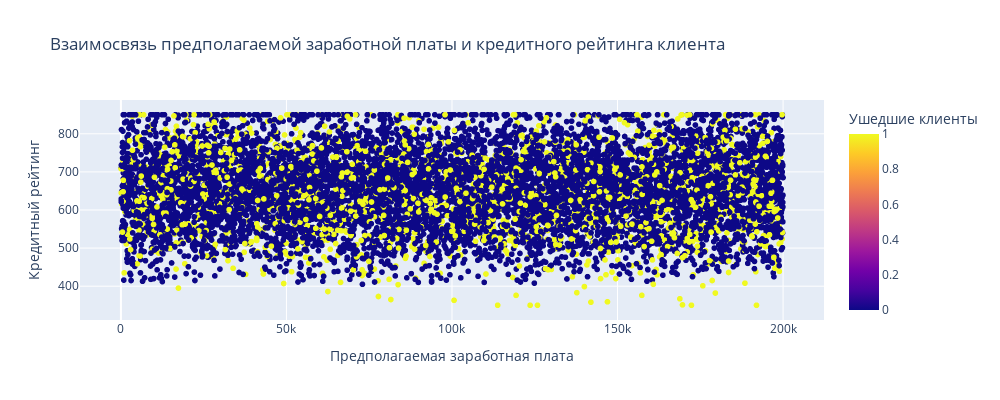

The cell this chart's notebook holds for it:
### Markdown cell above
Диаграмма показывает, что наибольший отток клиентов наблюдается в возрастной группе **от 38 до 51 года**, тогда как лояльные клиенты значительно моложе - **от 31 до 41 года**. 

Это может свидетельствовать об изменении политики банка в отношении привлечения клиентов - стоит проанализировать, какие банковкие услуги предоставлялись ранее людям старшего возраста, были ли выгодные условия для размещения вкладов или получения кредитов, не появились ли в последнее время какие-либо ограничения для людей старшего возраста (например, завышенный коэффициент от возраста при расчете кредита).

Лояльные клиенты банка моложе, но на их диаграмме видим и **много аномальных выбросов** в правой части - это клиенты от 55 до 90 лет. Аномальные значения стоит проаналировать отдельно, чтобы понять, почему они массово выходят за границы графика.

### Code cell
# Задача 5: Построить график, который показывает взаимосвязь кредитного рейтинга клиента и его предполагаемой зарплаты.

# Строим диаграмму рассеяния по признакам 'EstimatedSalary' и 'CreditScore', цветом маркеров разделяем лояльных и ушедших клиентов.

fig = px.scatter(
    data_frame=churn_df,
    x='EstimatedSalary',
    y='CreditScore',
    color='Exited',
    height=400,
    width=1000,
    title='Взаимосвязь предполагаемой заработной платы и кредитного рейтинга клиента',
    labels={'EstimatedSalary':'Предполагаемая заработная плата', 'CreditScore':'Кредитный рейтинг', 'Exited':'Ушедшие клиенты'}
)
fig.show()

### Figure 1 — Plotly figure (JSON) as saved in the notebook; plotly's stock layout.template omitted (floating-point values rounded to 4 significant figures; data arrays with more than 128 entries replaced by an {"elided": "..."} marker saying what was removed)
{"data": [{"hovertemplate": "Предполагаемая заработная плата=%{x}<br>Кредитный рейтинг=%{y}<br>Ушедшие клиенты=%{marker.color}<extra></extra>", "legendgroup": "", "marker": {"color": {"elided": "10000 int values"}, "coloraxis": "coloraxis", "symbol": "circle"}, "mode": "markers", "name": "", "showlegend": false, "type": "scattergl", "x": {"elided": "10000 float values"}, "xaxis": "x", "y": {"elided": "10000 int values"}, "yaxis": "y"}], "layout": {"coloraxis": {"colorbar": {"title": {"text": "Ушедшие клиенты"}}, "colorscale": [[0, "#0d0887"], [0.1111, "#46039f"], [0.2222, "#7201a8"], [0.3333, "#9c179e"], [0.4444, "#bd3786"], [0.5556, "#d8576b"], [0.6667, "#ed7953"], [0.7778, "#fb9f3a"], [0.8889, "#fdca26"], [1, "#f0f921"]]}, "height": 400, "legend": {"tracegroupgap": 0}, "title": {"text": "Взаимосвязь предполагаемой заработной платы и кредитного рейтинга клиента"}, "width": 1000, "xaxis": {"anchor": "y", "domain": [0, 1], "title": {"text": "Предполагаемая заработная плата"}}, "yaxis": {"anchor": "x", "domain": [0, 1], "title": {"text": "Кредитный рейтинг"}}}}
